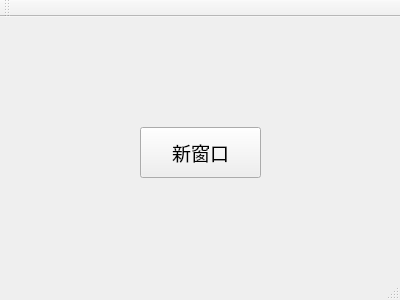
<?xml version="1.0" encoding="UTF-8"?>
<ui version="4.0">
 <class>MainWindow</class>
 <widget class="QMainWindow" name="MainWindow">
  <property name="geometry">
   <rect>
    <x>0</x>
    <y>0</y>
    <width>400</width>
    <height>300</height>
   </rect>
  </property>
  <property name="windowTitle">
   <string>MainWindow</string>
  </property>
  <widget class="QWidget" name="centralWidget">
   <widget class="QPushButton" name="newWindowButton">
    <property name="geometry">
     <rect>
      <x>140</x>
      <y>110</y>
      <width>121</width>
      <height>51</height>
     </rect>
    </property>
    <property name="font">
     <font>
      <pointsize>14</pointsize>
     </font>
    </property>
    <property name="text">
     <string>新窗口</string>
    </property>
   </widget>
  </widget>
  <widget class="QMenuBar" name="menuBar">
   <property name="geometry">
    <rect>
     <x>0</x>
     <y>0</y>
     <width>400</width>
     <height>17</height>
    </rect>
   </property>
  </widget>
  <widget class="QToolBar" name="mainToolBar">
   <attribute name="toolBarArea">
    <enum>TopToolBarArea</enum>
   </attribute>
   <attribute name="toolBarBreak">
    <bool>false</bool>
   </attribute>
  </widget>
  <widget class="QStatusBar" name="statusBar"/>
 </widget>
 <layoutdefault spacing="6" margin="11"/>
 <resources/>
 <connections/>
</ui>
